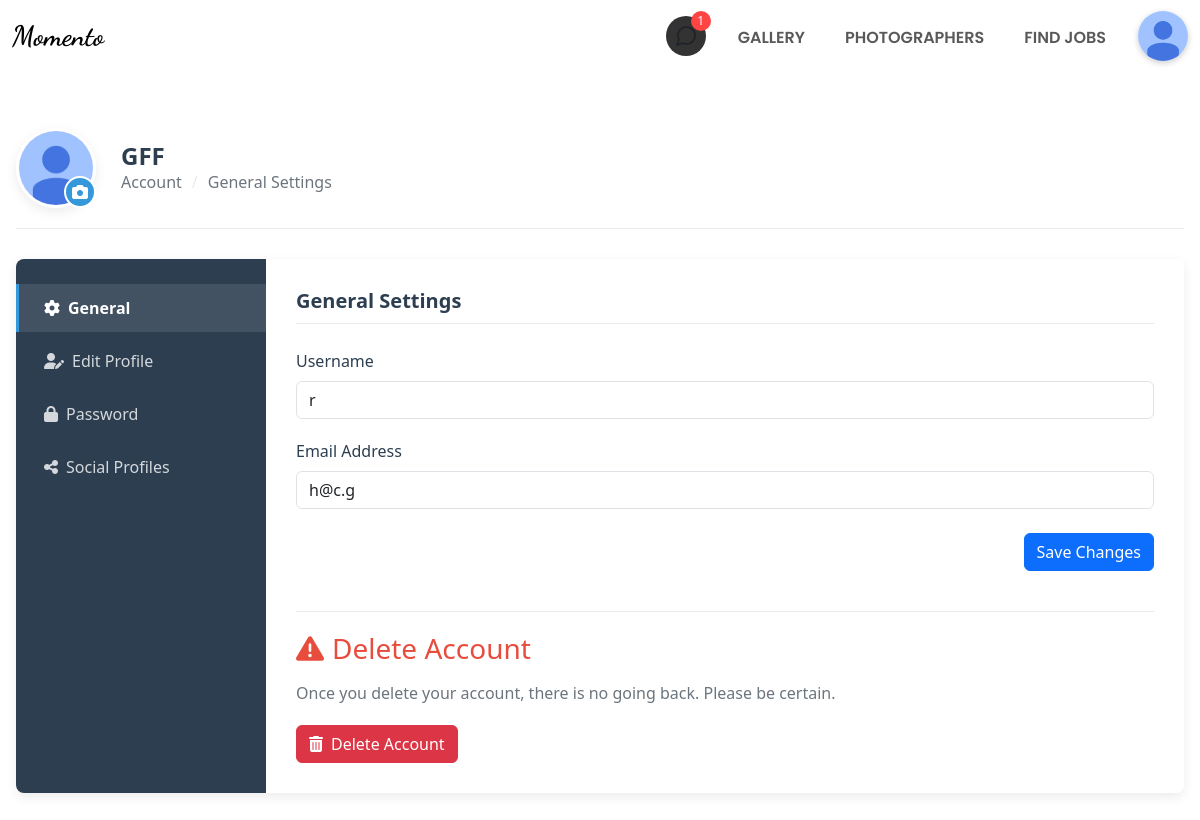
Page /edit-profile.php (signed in) on the committed database.
### tables this page shows
CREATE TABLE `user_profiles` (
  `id` int(11) NOT NULL,
  `name` varchar(64) DEFAULT NULL,
  `gender` enum('not specified','male','female') DEFAULT 'not specified',
  `bio` text NOT NULL,
  `social_links` longtext DEFAULT NULL CHECK (json_valid(`social_links`)),
  `created_at` timestamp NOT NULL DEFAULT current_timestamp(),
  `updated_at` timestamp NOT NULL DEFAULT current_timestamp() ON UPDATE current_timestamp()
);

CREATE TABLE `accounts` (
  `id` int(11) NOT NULL,
  `username` varchar(128) NOT NULL,
  `email` varchar(128) NOT NULL,
  `password` varchar(128) NOT NULL,
  `account_type` enum('user','business') NOT NULL,
  `picture` varchar(512) NOT NULL DEFAULT '/momento/Uploads/ProfilePicture/img_1.jpg',
  `location` varchar(128) NOT NULL,
  `lon` double(255,30) NOT NULL,
  `lat` double(255,30) NOT NULL,
  `provider` enum('local','google','facebook') NOT NULL,
  `provider_id` varchar(255) DEFAULT NULL,
  `created_at` timestamp NOT NULL DEFAULT current_timestamp(),
  `updated_at` timestamp NOT NULL DEFAULT current_timestamp() ON UPDATE current_timestamp()
);

### edit-profile.php (the view, shortened to what this page needs)
<!DOCTYPE html>
<html lang="en">
<head>
    <link href="https://cdn.jsdelivr.net/npm/bootstrap@5.3.0/dist/css/bootstrap.min.css" rel="stylesheet">
    <link rel="stylesheet" href="https://cdnjs.cloudflare.com/ajax/libs/font-awesome/6.0.0/css/all.min.css">
    <link rel="stylesheet" href="css/header.css">
</head>
<body>
    <?php require('header.php'); ?>
    <div class="container-main p-3">
        <div class="profile-header">
            <div class="profile-avatar-container">
                <img src="<?=$data['picture']?>" class="profile-avatar" alt="Profile Picture">
                <form id="profileUploadForm" action="upload-profile-img.php" method="POST" enctype="multipart/form-data">
                    <div class="avatar-upload-btn" onclick="triggerFileInput('profileFile');">
                        <i class="fas fa-camera"></i>
                    </div>
                </form>
            </div>
            <div>
                <h1 class="profile-title">
                    <?php
                        $stmt = $pdo->prepare('SELECT account_type FROM accounts WHERE id = ?');
                        $stmt->execute(array($_SESSION['data']['id']));
                        $account_type = $stmt->fetch(PDO::FETCH_ASSOC);
                        if($account_type['account_type']=='user'){
                            $profileData = $pdo->prepare('SELECT name FROM user_profiles WHERE id = ?');
                            $profileData->execute([$_SESSION['data']['id']]);
                            $name = $profileData->fetch(PDO::FETCH_ASSOC);
                            echo htmlspecialchars($name['name']??null);
                        }elseif($account_type['account_type']=='business'){
                            $profileData = $pdo->prepare('SELECT business_name FROM business_profiles WHERE id = ?');
                            $profileData->execute([$_SESSION['data']['id']]);
                            $name = $profileData->fetch(PDO::FETCH_ASSOC);
                            echo htmlspecialchars($name['business_name']);
                        }
                    ?>
                </h1>
                <div class="profile-breadcrumb">
                    <span>Account</span>
                    <span class="breadcrumb-separator">/</span>
                    <span id="section-title">General Settings</span>
                </div>
            </div>
        </div>
        <div class="settings-container">
            <div class="settings-sidebar">
                <ul class="settings-nav">
                    <li class="settings-nav-item">
                        <a href="#" class="settings-nav-link active" onclick="showSection('general', 'General Settings', this)">
                            <i class="fas fa-cog me-2"></i>General
                        </a>
                    </li>
                    <li class="settings-nav-item">
                        <a href="#" class="settings-nav-link" onclick="showSection('edit-profile', 'Profile Settings', this)">
                            <i class="fas fa-user-edit me-2"></i>Edit Profile
                        </a>
                    </li>
                    <?php
                    $stmt = $pdo->prepare('SELECT provider FROM accounts WHERE id = ?');
                    $stmt->execute([$data['id']]);
                    $result = $stmt->fetch();
                    if($result['provider']=="local"){?>
                        <li class="settings-nav-item">
                            <a href="#" class="settings-nav-link" onclick="showSection('password', 'Password Settings', this)">
                                <i class="fas fa-lock me-2"></i>Password
                            </a>
                        </li>
                    <?php } ?>
                    <li class="settings-nav-item">
                        <a href="#" class="settings-nav-link" onclick="showSection('social-profiles', 'Social Profiles', this)">
                            <i class="fas fa-share-alt me-2"></i>Social Profiles
                        </a>
                    </li>
                </ul>
            </div>
            <div class="settings-content">
                <?php
                    $stmt = $pdo->prepare('SELECT username, email, location, account_type FROM accounts WHERE id = ?');
                    $stmt->execute([$data['id']]);
                    $result = $stmt->fetch(PDO::FETCH_ASSOC);
                ?>
                <form action="update-profile.php" method="POST">
                    <div id="general" class="content-section">
                        <h2 class="section-title">General Settings</h2>
                        <div class="form-group">
                            <label class="form-label">Username</label>
                            <input name="username" type="text" class="form-control" value="<?=htmlspecialchars($result['username']??'')?>">
                        </div>
                        <div class="form-group">
                            <label class="form-label">Email Address</label>
                            <input name="email" type="email" class="form-control" value="<?=htmlspecialchars($result['email']??'')?>">
                        </div>
                        <div class="d-flex justify-content-end mt-4">
                            <button type="submit" class="btn btn-primary" onclick="saveChanges('General Settings')">
                                Save Changes
                            </button>
                        </div>
                    </div>
                </form>
                <div class="delete-account">
                    <h3 class="delete-account-title">
                        <i class="fas fa-exclamation-triangle me-2"></i>Delete Account
                    </h3>
                    <p class="delete-account-text">
                        Once you delete your account, there is no going back. Please be certain.
                    </p>
                    <button class="btn btn-danger" onclick="confirmDelete()">
                        <i class="fas fa-trash-alt me-2"></i>Delete Account
                    </button>
                </div>
            </div>
        </div>
    </div>
</body>
</html>

### edit-profile.php (style rules this page uses)
:root { --primary-color: #3498db; --secondary-color: #2c3e50; --accent-color: #e74c3c; --light-gray: #f8f9fa; --medium-gray: #e9ecef; --dark-gray: #6c757d; --text-color: #212529; --border-radius: 8px; --box-shadow: 0 4px 12px rgba(0, 0, 0, 0.08); --transition: all 0.3s ease; }
body { background-color: #f5f7fa; color: var(--text-color); font-family: 'Roboto', sans-serif; line-height: 1.6; }
.container-main { max-width: 1200px; margin: 40px auto; padding: 0 20px; }
.profile-header { display: flex; align-items: center; margin-bottom: 30px; padding-bottom: 20px; border-bottom: 1px solid var(--medium-gray); }
.profile-avatar-container { position: relative; margin-right: 25px; }
.profile-avatar { width: 80px; height: 80px; border-radius: 50%; object-fit: cover; border: 3px solid white; box-shadow: var(--box-shadow); }
.avatar-upload-btn { position: absolute; bottom: 0; right: 0; width: 32px; height: 32px; border-radius: 50%; background: var(--primary-color); color: white; display: flex; align-items: center; justify-content: center; cursor: pointer; border: 2px solid white; transition: var(--transition); }
.profile-title { font-size: 24px; font-weight: 600; margin: 0; color: var(--secondary-color); }
.profile-breadcrumb { display: flex; align-items: center; font-size: 16px; color: var(--dark-gray); }
.breadcrumb-separator { margin: 0 10px; color: var(--medium-gray); }
.settings-container { display: flex; background: white; border-radius: var(--border-radius); box-shadow: var(--box-shadow); overflow: hidden; }
.settings-sidebar { width: 250px; background: var(--secondary-color); color: white; padding: 25px 0; }
.settings-nav { list-style: none; padding: 0; margin: 0; }
.settings-nav-item { margin-bottom: 5px; }
.settings-nav-link { display: block; padding: 12px 25px; color: rgba(255, 255, 255, 0.8); text-decoration: none; font-weight: 500; transition: var(--transition); border-left: 3px solid transparent; }
.settings-nav-link:hover, .settings-nav-link.active { background: rgba(255, 255, 255, 0.1); color: white; border-left: 3px solid var(--primary-color); }
.settings-nav-link.active { font-weight: 600; }
.settings-content { flex: 1; padding: 30px; }
.section-title { font-size: 20px; font-weight: 600; margin-bottom: 25px; color: var(--secondary-color); padding-bottom: 10px; border-bottom: 1px solid var(--medium-gray); }
.form-group { margin-bottom: 20px; }
.form-label { display: block; margin-bottom: 8px; font-weight: 500; color: var(--secondary-color); }
.form-control { width: 100%; padding: 12px 15px; border: 1px solid var(--medium-gray); border-radius: var(--border-radius); font-size: 15px; transition: var(--transition); background-color: var(--light-gray); }
.btn { padding: 10px 20px; border-radius: var(--border-radius); font-weight: 500; cursor: pointer; transition: var(--transition); border: none; }
.btn-primary { background-color: var(--primary-color); color: white; }
.btn-danger { background-color: var(--accent-color); color: white; }
.delete-account { margin-top: 40px; padding-top: 20px; border-top: 1px solid var(--medium-gray); }
.delete-account-title { color: var(--accent-color); margin-bottom: 15px; }
.delete-account-text { color: var(--dark-gray); margin-bottom: 20px; }

### rows in the picture
user_profiles: name "GFF"
accounts: username "r", email "h@c.g"

### other values in the picture
count($result) "1"
